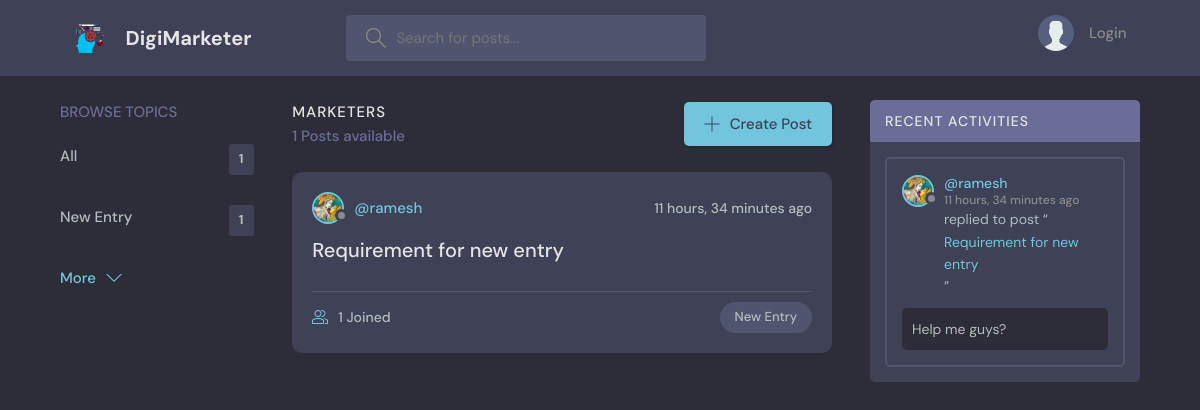
The page / on the database its author committed.
### base/models.py (models this page shows, shortened)
class Topic(models.Model):
    name = models.CharField(max_length=200)

class Room(models.Model):
    host = models.ForeignKey(User, on_delete=models.SET_NULL, null=True)
    topic = models.ForeignKey(Topic, on_delete=models.SET_NULL, null=True)
    name = models.CharField(max_length=200)
    description = models.TextField(null=True, blank=True)
    participants = models.ManyToManyField(User, related_name='participants', blank=True)
    updated = models.DateTimeField(auto_now=True)
    created = models.DateTimeField(auto_now_add=True)
    class Meta:
        ordering = ['-updated', '-created']

class Profile(models.Model):
    user = models.OneToOneField(User, on_delete=models.CASCADE)
    photo = models.ImageField(upload_to=path_and_rename, default='default_user.svg', null=True, blank=True)
    about = models.TextField(null=True, blank=True)

class Message(models.Model):
    user = models.ForeignKey(User, on_delete=models.CASCADE)
    room = models.ForeignKey(Room, on_delete=models.CASCADE)
    body = models.TextField()
    updated = models.DateTimeField(auto_now=True)
    created = models.DateTimeField(auto_now_add=True)
    class Meta:
        ordering = ['-updated', '-created']

### base/views.py (the view)
# urls.py: path('', views.home, name='home'),
def home(request):
    q = request.GET.get('q') if request.GET.get('q') != None else ''
    rooms = Room.objects.filter(
        Q(topic__name__icontains=q) |
        Q(name__icontains=q) |
        Q(description__icontains=q)
        )
    topics = Topic.objects.all()[0:5]
    room_count = rooms.count()
    room_messages = Message.objects.filter(
        Q(room__topic__name__icontains=q)
    )
    context = {
        'rooms': rooms,
        'topics': topics,
        'room_count': room_count,
        'room_messages': room_messages
    }
    return render(request, 'base/home.html', context)

### base/templates/base/home.html (shortened to what this page needs)
{% extends 'base.html' %} {% block content %}
<main class="layout layout--3">
  <div class="container">
    {% include 'base/topics_component.html' %}
    <div class="roomList">
      <div class="roomList__header">
        <div>
          <h2>Marketers</h2>
          <p>{{room_count}} Posts available</p>
        </div>
        <a class="btn btn--main" href="{% url 'create-room' %}">
          <svg
          version="1.1"
          xmlns="http://www.w3.org/2000/svg"
          width="32"
          height="32"
          viewBox="0 0 32 32"
          >
          <title>add</title>
          <path
          d="M16.943 0.943h-1.885v14.115h-14.115v1.885h14.115v14.115h1.885v-14.115h14.115v-1.885h-14.115v-14.115z"
          ></path>
        </svg>
        Create Post
      </a>
    </div>
    {% include 'base/feed_component.html' %}
  </div>
  {% include 'base/activity_component.html' %}
  </div>
</main>
{% endblock content %}

### base/templates/base/topics_component.html
<div class="topics">
  <div class="topics__header">
    <h2>Browse Topics</h2>
  </div>
  <ul class="topics__list">
    <li>
      <a href="{% url 'home' %}">All <span>{{topics.count}}</span></a>
    </li>
    {% for topic in topics %}
    <li>
      <a href="{% url 'home'%}?q={{ topic.name }}">{{ topic.name }} <span>{{topic.room_set.all.count}}</span></a>
    </li>
    {% endfor %}
  <a class="btn btn--link" href="{% url 'topics' %}">
    More
    <svg
      version="1.1"
      xmlns="http://www.w3.org/2000/svg"
      width="32"
      height="32"
      viewBox="0 0 32 32"
    >
      <title>chevron-down</title>
      <path d="M16 21l-13-13h-3l16 16 16-16h-3l-13 13z"></path>
    </svg>
  </a>
</div>

### base/templates/base/feed_component.html (shortened to what this page needs)
{% for room in rooms %}
{% if room.host.id %}
<div class="roomListRoom">
  <div class="roomListRoom__header">
    <a href="{% url 'user-profile' room.host.id %}" class="roomListRoom__author">
      <div class="avatar avatar--small">
        <img src="{{room.host.profile.photo.url}}" />
      </div>
      <span>@{{ room.host.username }}</span>
    </a>
    <div class="roomListRoom__actions">
      <span>{{ room.created | timesince }} ago</span>
    </div>
  </div>
  <div class="roomListRoom__content">
    <a href="{% url 'room' room.id %}">{{ room.name }}</a>
  </div>
  <div class="roomListRoom__meta">
    <a href="{% url 'room' room.id %}" class="roomListRoom__joined">
      {{ room.participants.all.count }} Joined
    </a>
    <p class="roomListRoom__topic">{{room.topic.name}}</p>
  </div>
</div>
{% endif %}
{% endfor %}

### base/templates/base/activity_component.html (shortened to what this page needs)
<div class="activities">
  <div class="activities__header">
    <h2>Recent Activities</h2>
  </div>
  {% for message in room_messages %}
  <div class="activities__box">
    <div class="activities__boxHeader roomListRoom__header">
      <a
        href="{% url 'user-profile' message.user.id %}"
        class="roomListRoom__author"
      >
        <div class="avatar avatar--small">
          <img src="{{message.user.profile.photo.url}}" />
        </div>
        <p>
          @{{message.user.username}}
          <span>{{message.created | timesince}} ago</span>
        </p>
      </a>
    </div>
    <div class="activities__boxContent">
      <p>
        replied to post “<a href="{% url 'room' message.room.id %}">{{ message.room.name}}</a>”
      </p>
      <div class="activities__boxRoomContent">
        {{ message.body }}
      </div>
    </div>
  </div>
  {% endfor %}
</div>

### rows shown on the page
Topic: name "New Entry", room_set.all.count "1"
Room: host.profile.photo (picture), host.username "ramesh", created "11 hours, 34 minutes", name "Requirement for new entry", participants.all.count "1", topic.name "New Entry"
Message: user.profile.photo (picture), user.username "ramesh", created "11 hours, 34 minutes", room.name "Requirement for new entry", body "Help me guys?"

### other values the page prints
{{ topics.count }} "1"
{{ room_count }} "1"
